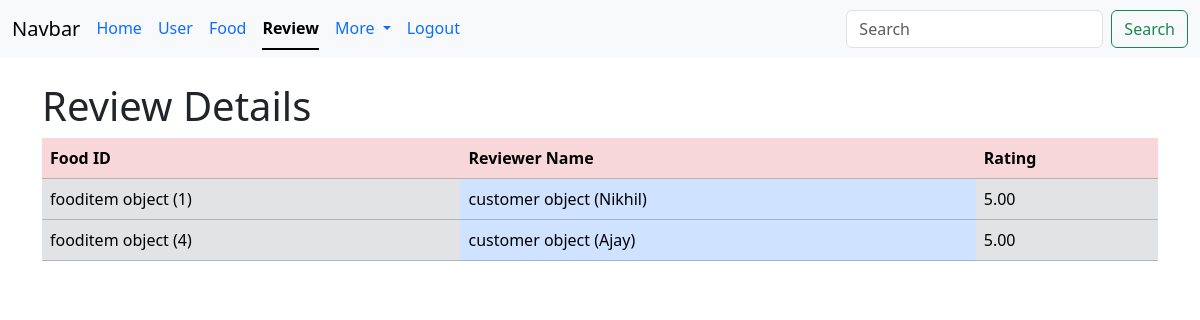
/review/, run on the app's committed database.
### app/models.py (models this page shows, shortened)
class reviews(models.Model):
    foodid = models.ForeignKey(fooditem, on_delete=models.CASCADE)
    reviewername = models.ForeignKey(customer, on_delete=models.CASCADE)
    rating = models.DecimalField(max_digits=3, decimal_places=2)

class fooditem(models.Model):
    foodname = models.CharField(max_length=300)
    picture = models.ImageField()
    foodprice = models.DecimalField(max_digits=10, decimal_places=2)
    foodtype = models.CharField(max_length=300)

class customer(models.Model):
    username = models.CharField(max_length=101,primary_key=True)
    useraddress = models.CharField(max_length=300)

### app/views.py (the view)
# urls.py: path('review/',views.ReviewPageView.as_view(),name='review'),
class ReviewPageView(ListView):
    model = reviews
    template_name = 'review.html'

### app/templates/review.html (shortened to what this page needs)
<!DOCTYPE html>
<html lang="en">
<head>
    <link href="https://cdn.jsdelivr.net/npm/bootstrap@5.3.2/dist/css/bootstrap.min.css" rel="stylesheet">
</head>
<body>
    <nav class="navbar navbar-expand-lg bg-body-tertiary">
        <div class="container-fluid">
          <a class="navbar-brand" href="#">Navbar</a>
          <div class="collapse navbar-collapse" id="navbarSupportedContent">
            <ul class="nav nav-underline me-auto mb-2 mb-lg-0">
              <li class="nav-item">
                <a class="nav-link" aria-current="page" href="{% url 'home' %}">Home</a>
              </li>
              <li class="nav-item">
                <a class="nav-link" href="{% url 'user' %}">User</a>
              </li>
              <li class="nav-item">
                <a class="nav-link" href="{% url 'food' %}">Food</a>
              </li>
              <li class="nav-item">
                <a class="nav-link active" href="{% url 'review' %}">Review</a>
              </li>
              <li class="nav-item dropdown">
                <a class="nav-link dropdown-toggle" href="#" role="button" data-bs-toggle="dropdown" aria-expanded="false">
                  More
                </a>
              </li>
              <li class="nav-item">
                <a class="nav-link" href="{% url 'logout' %}">Logout</a>
              </li>
            </ul>
            <form class="d-flex" role="search">
              <input class="form-control me-2" type="search" placeholder="Search" aria-label="Search">
              <button class="btn btn-outline-success" type="submit">Search</button>
            </form>
          </div>
        </div>
      </nav><br>
    <div class="container">
        <h1>Review Details</h1>
        <table style="margin-right: 50px;" class="table">
            <tr class="table-danger">
                <th>Food ID</th>
                <th>Reviewer Name</th>
                <th>Rating</th>
            </tr>
            {% for i in object_list %}
            <tr>
                <td class="table-secondary">{{i.foodid}}</td>
                <td class="table-primary">{{i.reviewername}}</td>
                <td class="table-secondary">{{i.rating}}</td>
            </tr>
            {% endfor %}
        </table>
    </div>
</body>
</html>

### data on the page
reviews: foodid "fooditem object (1)", reviewername "customer object (Nikhil)", rating "5.00"
reviews: foodid "fooditem object (4)", reviewername "customer object (Ajay)", rating "5.00"
